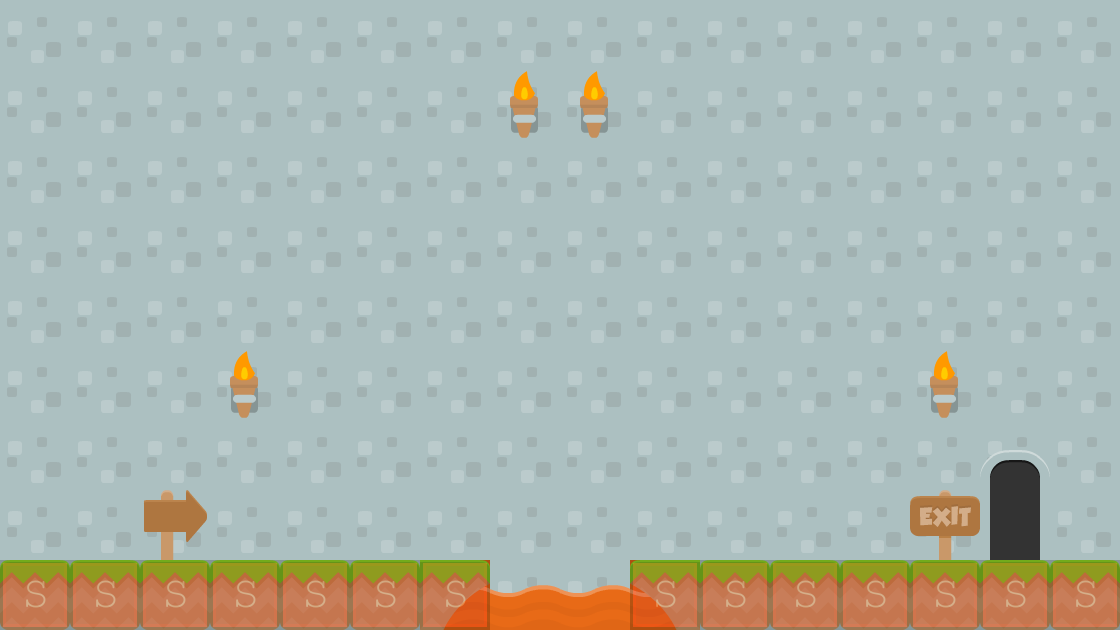

This is a level from a 2D game, rendered from its Tiled map with the project's own tilesets. A one-line summary and the map file follow, with tile-layer data summarised:
An orthogonal 16x9 tile map with 70x70 px tiles, 5 tile layers (background3, background2, background1, collision, ...), 2 tilesets and 1 object (levelTrigger).

<map version="1.0" orientation="orthogonal" renderorder="right-down" width="16" height="9" tilewidth="70" tileheight="70" backgroundcolor="#5555ff">
 <tileset firstgid="1" name="background-tiles" tilewidth="70" tileheight="70">
  <image source="../img/background-tiles.png" width="910" height="910" />
 </tileset>
 <tileset firstgid="170" name="meta-tiles" tilewidth="70" tileheight="70">
  <image source="../img/meta-tiles.png" width="350" height="70" />
  <tile id="4">
   <properties>
    <property name="type" value="solid" />
   </properties>
  </tile>
 </tileset>
 <layer name="background3" width="16" height="9">
  <data>[144 cells, 3 non-empty, 2 distinct tile ids]</data>
 </layer>
 <layer name="background2" width="16" height="9">
  <data>[144 cells, 144 non-empty, 2 distinct tile ids]</data>
 </layer>
 <layer name="background1" width="16" height="9">
  <data>[144 cells, 18 non-empty, 6 distinct tile ids]</data>
 </layer>
 <layer name="collision" width="16" height="9" opacity="0.22">
  <data>[144 cells, 14 non-empty, 1 distinct tile ids]</data>
 </layer>
 <objectgroup name="trigger-entities">
  <object name="levelTrigger" x="982" y="418" width="66" height="142">
   <properties>
    <property name="level" value="Kaelen2" />
    <property name="xSpawn" value="400" />
    <property name="ySpawn" value="0" />
   </properties>
  </object>
 </objectgroup>
 <layer name="foreground1" width="16" height="9">
  <data>[144 cells, 6 non-empty, 3 distinct tile ids]</data>
 </layer>
</map>
